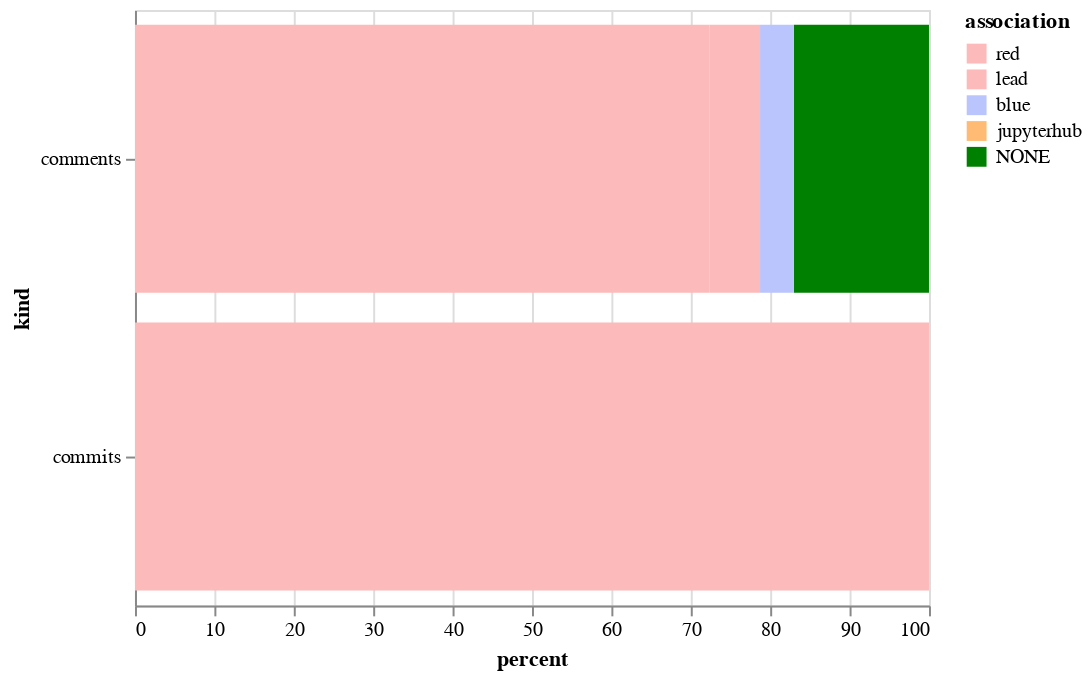

Notebook code cell kept with this figure:
### Code cell
alt.Chart(sum_both).mark_bar().encode(
    x='percent',
    y='kind',
    color=alt.Color('association', sort=["CONTRIBUTOR", "MEMBER", "NONE"], scale=color_scale)
)

### Figure 1 — Vega-Lite specification as saved in the notebook (floating-point values rounded to 4 significant figures)
{"$schema": "https://vega.github.io/schema/vega-lite/v2.6.0.json", "config": {"view": {"height": 300, "width": 400}}, "data": {"name": "data-64cea0b09bf54350ed4977d35d0de14d"}, "datasets": {"data-64cea0b09bf54350ed4977d35d0de14d": [{"association": "NONE", "kind": "comments", "percent": 17.02}, {"association": "blue", "kind": "comments", "percent": 4.255}, {"association": "lead", "kind": "comments", "percent": 6.383}, {"association": "red", "kind": "comments", "percent": 72.34}, {"association": "red", "kind": "commits", "percent": 100.0}]}, "encoding": {"color": {"field": "association", "scale": {"domain": ["red", "lead", "blue", "jupyterhub", "NONE"], "range": ["#fdbaba", "#fdbaba", "#bac5fd", "#ffbb74", "green"]}, "sort": ["CONTRIBUTOR", "MEMBER", "NONE"], "type": "nominal"}, "x": {"field": "percent", "type": "quantitative"}, "y": {"field": "kind", "type": "nominal"}}, "mark": "bar"}
